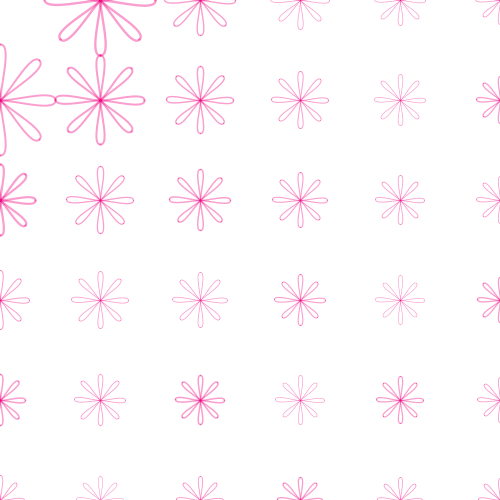
Frame 1 (no input)
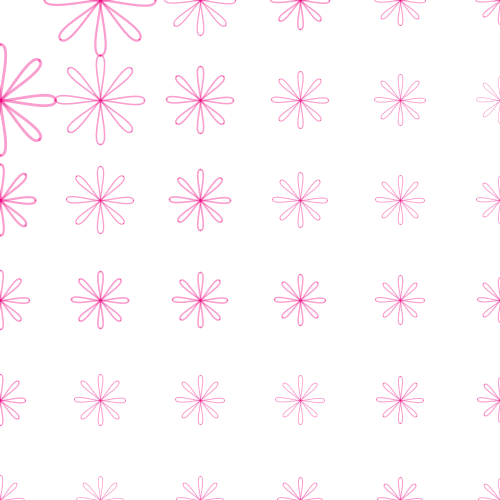
Frame 60 (the mouse pressed at the canvas centre just before this capture)
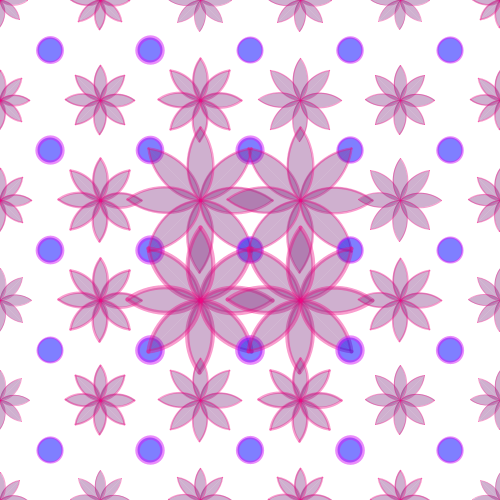
Frame 120 (the mouse held since frame 60 and released just before this capture)

The Processing sketch that drew these frames (run headless with seeded random() and noise(); from frame 60 on, the mouse is pressed at the canvas centre):

// Processing sketch: processing_48144
// ── processing_48144.pde

int cols = 6;
int rows = 6;
Flower[][] flowers = new Flower[cols][rows];

void setup(){
  size(500, 500);
  
  for  (int i = 0; i < cols; i++) { 
    for  (int j = 0; j < rows; j++) { 
      flowers[i][j] = new Flower(i * 100, j * 100); 
    }
  } 
}


void draw(){
  //scale((float) mouseY / 400 );
  background(255);
 
 
  for  (int i = 0; i < cols; i++) { 
    for  (int j = 0; j < rows; j++) { 
      flowers[i][j].display();
      fill(0, 0, 255, 128);
      stroke(213, 23, 245, 128);
      //ellipse(50 + 100 * i, 50 + 100 * j, random(5, 10), random(5, 10));
      ellipse(50 + 100 * i, 50 + 100 * j, mouseX/10, mouseY/10);

    }
  }
}

class Flower {
  
  float xPos;
  float yPos;
  
  Flower(float x, float y) {
    xPos = x;
    yPos = y;
  }
 
  void display() {
    pushMatrix();
    translate(xPos, yPos);
     
    //translate(width/2,height/2);
    rotate( (float) mouseX / 400 * PI * 2 );
    //scale(0.5 + (float)  mouseY / 1000 );
     scale((float) (0.2 +  50 / sqrt(sq(xPos - mouseX) + sq(yPos - mouseY))));
  
    stroke(240, 7, 131, 100);
    strokeWeight(random(2, 5)); 
     fill(mouseX/2, 43, mouseY/2, mouseX/2 - 30);
    
    for(int i = 0; i < 8 ; i++) { 
        rotate(i * 3*PI/4); 
         pushMatrix();  
         beginShape();
         curveVertex(mouseX/2, -50);
         
         curveVertex(0, 0);
         curveVertex(0, 80);
         curveVertex(100, mouseX/2);
         endShape();
        
         beginShape();
         curveVertex(-(mouseY/2), -50);
         curveVertex(0, 0);
         curveVertex(0, 80);
         curveVertex(-100, mouseY/2);
         endShape();
         popMatrix();
    }
    popMatrix();
  } 
  
  void keyPressed() {
  if (key == 's') {
    save("frame" + frameCount + ".png");
  }
}
}
